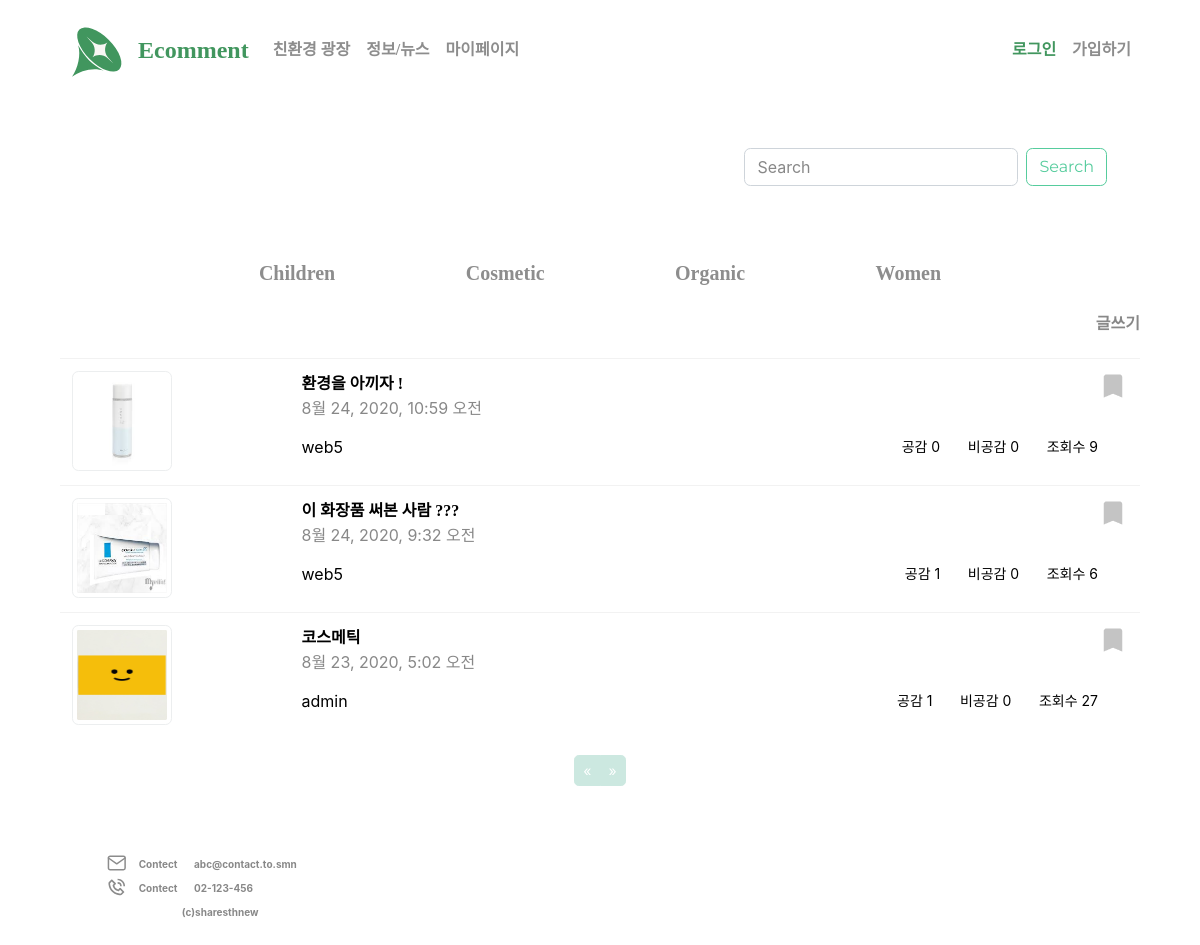
The page /community/category/Cosmetic/ on the database its author committed.
### community/models.py (models this page shows, shortened)
class Category(models.Model):
    name = models.CharField(max_length=50)
    class Meta:
        ordering =['name']
    def __str__(self):
        return self.name

class Post(models.Model):
    author = models.ForeignKey(User, on_delete=models.CASCADE, related_name='user',null=True)
    title = models.CharField(max_length = 200,null=True)
    category = models.CharField(max_length=200, default='uncategorized')
    text = models.TextField(max_length = 1700, null=True)
    image = models.ImageField(upload_to= 'community/community_photo/%Y/%m/%d',null=True, blank=True)
    created = models.DateTimeField(auto_now_add=True,null=True)
    updated = models.DateTimeField(auto_now=True)
    like = models.ManyToManyField(User, related_name='like_post', blank=True)
    unlike = models.ManyToManyField(User, related_name='unlike_post', blank=True)
    favorite = models.ManyToManyField(User, related_name='favorite_post', blank=True)
    hits = models.PositiveIntegerField(default = 0)
    class Meta:
        ordering = ['-created']

### community/views.py (the view)
# urls.py: path('category/<str:cats>/',CategoryView, name='category'),
def CategoryView(request,cats):
    category_posts = Post.objects.filter(category=cats)
    cat_menu = Category.objects.all()
    return render(request, 'community/categories.html',{'cats':cats,'category_posts':category_posts,'cat_menu':cat_menu})

### templates/community/categories.html (shortened to what this page needs)
{% extends 'base.html' %}
{% block content %}
        <form class="form-inline m-5 float-right" action="{% url 'community:search' %}" method="post">
      <input class="form-control mr-sm-2" type="search" placeholder="Search" aria-label="Search" name="q" value="{{q}}">
      <button class="btn btn-outline-success my-2 my-sm-0" type="submit">Search</button>
    </form>
    <div class="container">
        <div class="col text-center my-4">
            {% for item in cat_menu %}
                <a style="font-size: 20px;margin: 6%;" href="{% url 'community:category' item %}"> {{ item }}</a>
            {%endfor%}
        </div>
        {% if user.is_authenticated %}
            <a style="float: right;margin-bottom:2%;" href="{% url 'community:create' %}">글쓰기</a>
        {% else %}
            <a style="cursor:pointer;float:right;margin-bottom:2%" data-toggle="modal" data-target="#myModal"> 글쓰기 </a>
        {% endif %}
        <div class="table-responsive">
            <table class="table">
                {% for object in category_posts %}
                    <tr>
                        <td><a href="{% url 'community:detail' object.id %}">
                            {% if object.image %}
                                <img src="{{ object.image.url }}" alt="..." class="img-thumbnail" style="width:100px;height:100px;">
                            {% else %}
                                <img src="/static/image/alt.png" alt="..." class="img-thumbnail" style="width:100px;height:100px;">
                            {% endif %}
                        </a></td>
                        <th scope="row"><a style="color: #000000;" href="{% url 'community:detail' object.id %}">{{object.title}}</a><br><span style="font-weight: normal">{{object.created}}</span>
                            <br><span style="display: block;margin-top:15px;color: #000000;font-weight: normal">{{object.author}}</span></th>
                        <td><span><a href="{% url 'community:favorite' object.id %}" class="float-right">{% if user in object.favorite.all %} <img src="/static/image/sc_active.png"> {%else%} <img src="/static/image/scrab.png">{% endif %}</a></span><p style="margin-top:65px;float:right; font-weight:normal;font-size:14px;color: #000000;">공감 <span> {{ object.like.all.count}} </span>&nbsp&nbsp&nbsp&nbsp&nbsp&nbsp비공감 <span> {{ object.unlike.all.count}} </span>&nbsp&nbsp&nbsp&nbsp&nbsp&nbsp조회수 <span> {{ object.hits }} </span></p></td>
                    </tr>
                {% endfor %}
            </table>
        </div>
    </div>
    {% include 'community/pagination.html' %}
    {% include 'footer.html' %}
{% endblock %}

### static/ecomment.css (style rules this page uses)
div { overflow:hidden; height:auto; }
.register-text h2, p { font-weight: bold; }

### rows shown on the page
Category: name "Children"
Category: name "Cosmetic"
Category: name "Organic"
Category: name "Women"
Post: image (picture), title "환경을 아끼자 !", created "8월 24, 2020, 10:59 오전", author "web5", like.all.count "0", unlike.all.count "0", hits "9"
Post: image (picture), title "이 화장품 써본 사람 ???", created "8월 24, 2020, 9:32 오전", author "web5", like.all.count "1", unlike.all.count "0", hits "6"
Post: image (picture), title "코스메틱", created "8월 23, 2020, 5:02 오전", author "admin", like.all.count "1", unlike.all.count "0", hits "27"
